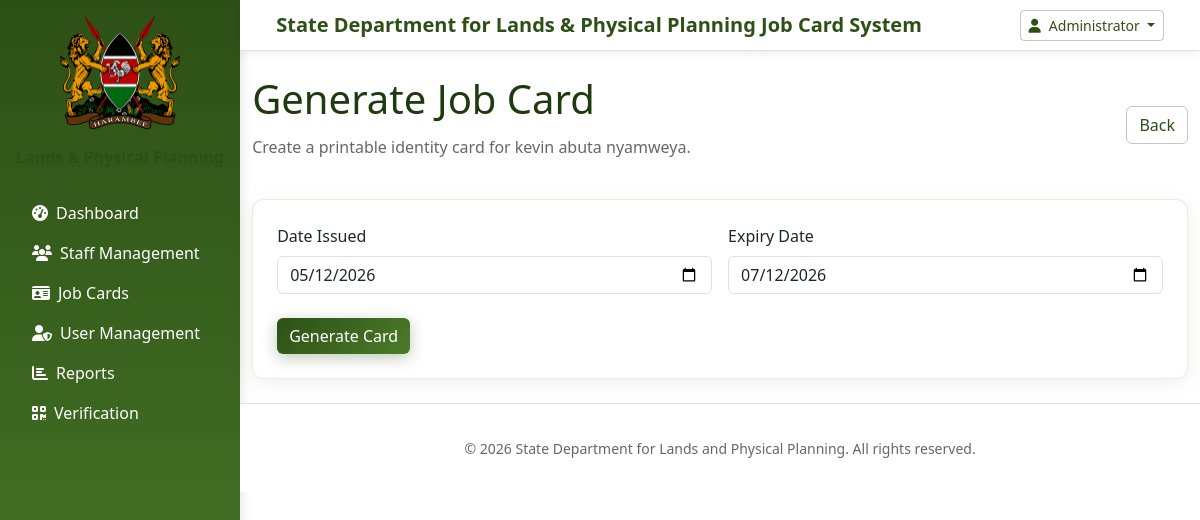
The page /public/jobcards/generate/2 (signed in) on the database its author committed.
### tables this page shows
CREATE TABLE `staff` (
  `id` int(11) NOT NULL,
  `full_name` varchar(200) NOT NULL,
  `id_number` varchar(100) NOT NULL,
  `designation` varchar(120) NOT NULL,
  `station` varchar(120) NOT NULL,
  `department_id` int(11) NOT NULL,
  `passport_photo` varchar(255) DEFAULT NULL,
  `signature_image` varchar(255) DEFAULT NULL,
  `date_issued` date NOT NULL,
  `expiry_date` date NOT NULL,
  `status` enum('Active','Inactive') NOT NULL DEFAULT 'Active',
  `created_at` timestamp NOT NULL DEFAULT current_timestamp()
);

### app/core/Controller.php (called while the page is built, shortened)
<?php
class Controller {
    public function view($view, $data = []) {
        require_once dirname(__DIR__) . '/views/' . $view . '.php';
    }
}

### app/controllers/Jobcards.php (called while the page is built, shortened)
<?php
require_once dirname(__DIR__) . '/models/Staff.php';
class Jobcards extends Controller {
    public function generate($staffId = null) {
        $staffModel = new StaffModel();
        $staff = $staffModel->get($staffId);
        $data = ['staff' => $staff];
        $this->view('jobcards/generate', $data);
    }
}

### app/core/App.php (called while the page is built, shortened)
<?php
class App {
    protected $method = 'index';
    public function __construct() {
        $url = $this->parseUrl();
        if (!empty($url) && file_exists(dirname(__DIR__) . '/controllers/' . ucfirst($url[0]) . '.php')) {
            unset($url[0]);
        }
        $this->controller = new $this->controller;
        if (!empty($url[1])) {
            $methodName = $this->toCamelCase($url[1]);
            if (method_exists($this->controller, $methodName)) {
                $this->method = $methodName;
                unset($url[1]);
            }
        }
        $this->params = $url ? array_values($url) : [];
        call_user_func_array([$this->controller, $this->method], $this->params);
    }
    private function toCamelCase($string) {
        return lcfirst(str_replace(' ', '', ucwords(str_replace('-', ' ', $string))));
    }
    private function parseUrl() {
        if (isset($_GET['url'])) {
            return explode('/', filter_var(rtrim($_GET['url'], '/'), FILTER_SANITIZE_URL));
        }
        return [];
    }
}

### public/index.php (called while the page is built, shortened)
<?php
require_once __DIR__ . '/../app/core/App.php';
require_once __DIR__ . '/../app/core/Controller.php';
require_once __DIR__ . '/../app/core/Model.php';
require_once __DIR__ . '/../app/core/Database.php';
new App();

### app/core/Model.php (called while the page is built, shortened)
<?php
class Model {
    public function __construct() {
        $this->db = Database::getInstance();
    }
}

### app/core/Database.php (called while the page is built, shortened)
<?php
class Database {
    private static $instance = null;
    private $pdo;
    private function __construct() {
        try {
            $dsn = 'mysql:host=' . DB_HOST . ';dbname=' . DB_NAME . ';charset=utf8mb4';
            $this->pdo = new PDO($dsn, DB_USER, DB_PASS, [
                PDO::ATTR_ERRMODE => PDO::ERRMODE_EXCEPTION,
                PDO::ATTR_DEFAULT_FETCH_MODE => PDO::FETCH_ASSOC,
                PDO::ATTR_EMULATE_PREPARES => false,
            ]);
        } catch (PDOException $e) {
            die('Database connection failed: ' . $e->getMessage());
        }
    }
    public static function getInstance() {
        if (self::$instance === null) {
            self::$instance = new Database();
        }
        return self::$instance;
    }
    public function prepare($sql) {
        return $this->pdo->prepare($sql);
    }
}

### app/models/Staff.php (called while the page is built, shortened)
<?php
class StaffModel extends Model {
    public function get($id) {
        $stmt = $this->db->prepare('SELECT s.*, d.name AS department_name FROM staff s LEFT JOIN departments d ON s.department_id = d.id WHERE s.id = :id LIMIT 1');
        $stmt->execute(['id' => $id]);
        return $stmt->fetch();
    }
}

### app/views/jobcards/generate.php (the view, shortened to what this page needs)
<?php require_once dirname(__DIR__, 2) . '/views/layouts/header.php'; ?>
<div class="d-flex justify-content-between align-items-center mb-4">
    <div>
        <h1 class="page-title">Generate Job Card</h1>
        <p class="text-muted">Create a printable identity card for <?php echo htmlspecialchars($data['staff']['full_name']); ?>.</p>
    </div>
    <a class="btn btn-outline-secondary" href="<?php echo APP_URL; ?>/jobcards">Back</a>
</div>
<div class="card p-4">
    <form method="post">
        <div class="row g-3">
            <div class="col-md-6">
                <label class="form-label">Date Issued</label>
                <input type="date" name="issued_at" class="form-control" value="<?php echo htmlspecialchars($data['staff']['date_issued']); ?>" required>
            </div>
            <div class="col-md-6">
                <label class="form-label">Expiry Date</label>
                <input type="date" name="expires_at" class="form-control" value="<?php echo htmlspecialchars($data['staff']['expiry_date']); ?>" required>
            </div>
        </div>
        <div class="mt-4">
            <button class="btn btn-primary">Generate Card</button>
        </div>
    </form>
</div>
<?php require_once dirname(__DIR__, 2) . '/views/layouts/footer.php'; ?>

### assets/css/style.css (style rules this page uses)
:root { --bg: #f8f9fa; --surface: #ffffff; --text: rgba(0, 0, 0, 0.87); --muted: rgba(0, 0, 0, 0.6); --brand: #2d5016; --brand-light: #4a7c2a; --brand-dark: #1e3a0f; --danger: #dc3545; --success: #28a745; --warning: #ffc107; --info: #17a2b8; --secondary: #6c757d; --light: #f8f9fa; --dark: #343a40; --bs-primary: var(--brand); --bs-secondary: var(--secondary); --bs-success: var(--success); --bs-danger: var(--danger); --bs-warning: var(--warning); --bs-info: var(--info); --bs-light: var(--light); --bs-dark: var(--dark); }
.page-title { margin-bottom: 0.75rem; color: var(--brand-dark); }
.card { border: 1px solid rgba(45, 80, 22, 0.1); background: var(--surface); box-shadow: 0 4px 20px rgba(45, 80, 22, 0.08); border-radius: 12px; }
.btn-primary, .btn-primary:hover, .btn-primary:focus, .btn-primary:active { background: linear-gradient(135deg, var(--brand) 0%, var(--brand-light) 100%); border: none; color: #fff !important; box-shadow: 0 4px 15px rgba(45, 80, 22, 0.3); transition: all 0.3s ease; }
.btn-outline-secondary { border-color: rgba(45, 80, 22, 0.3); color: var(--brand); }
a { color: var(--brand); transition: color 0.3s ease; }
.text-muted { color: rgba(0, 0, 0, 0.6) !important; }
a { color: var(--brand); }

### rows shown on the page
staff: full_name "kevin abuta nyamweya", issued_at "05/12/2026", expires_at "07/12/2026"

### other values the page prints
APP_NAME "State Department for Lands & Physical Planning Job Card System"
$_SESSION['user']['full_name'] "Administrator"
